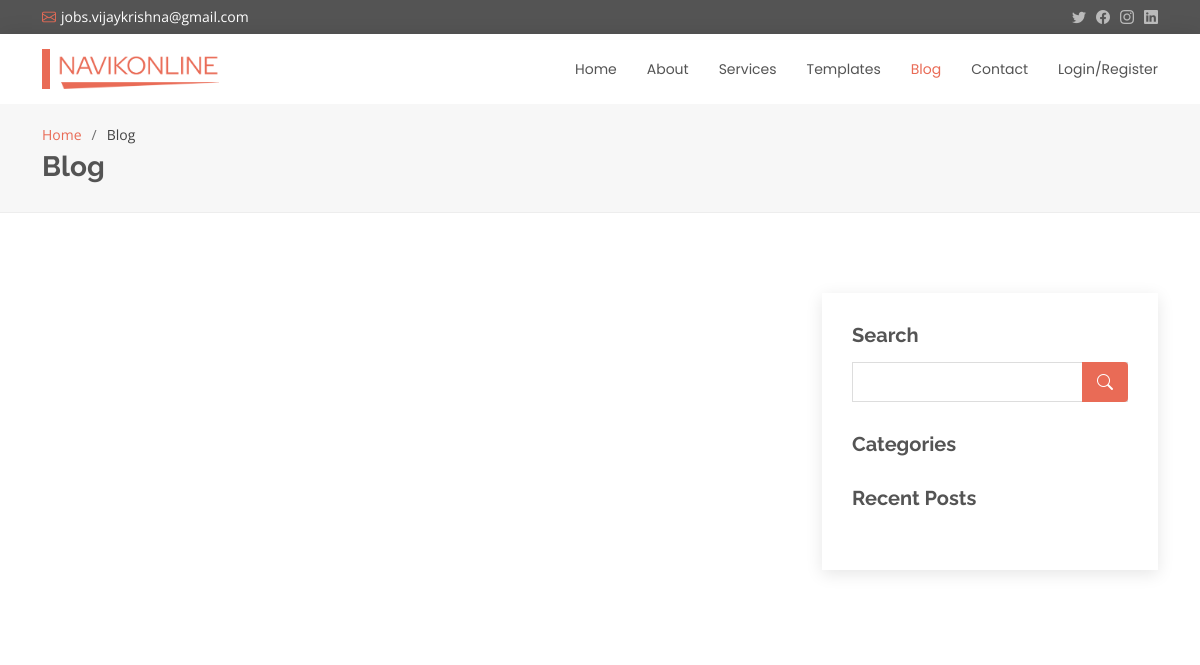
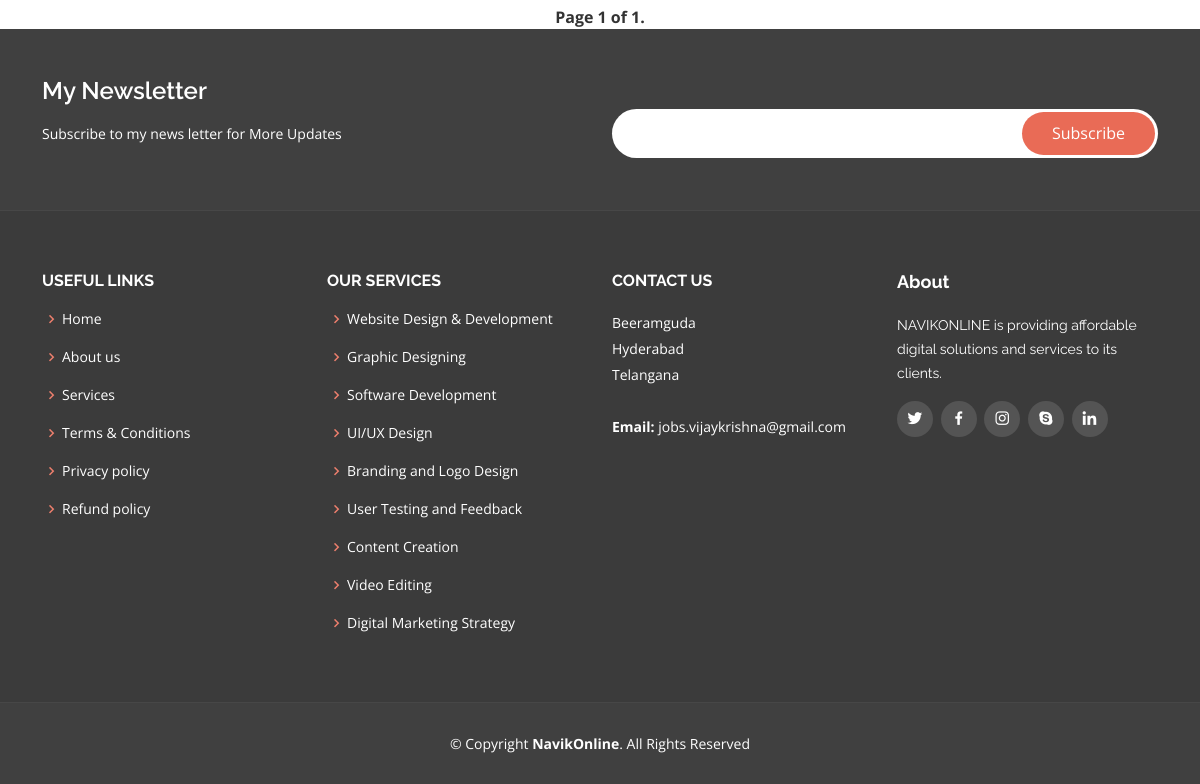
The page /blog/ on the database as committed earlier (2 pictures, top to bottom).
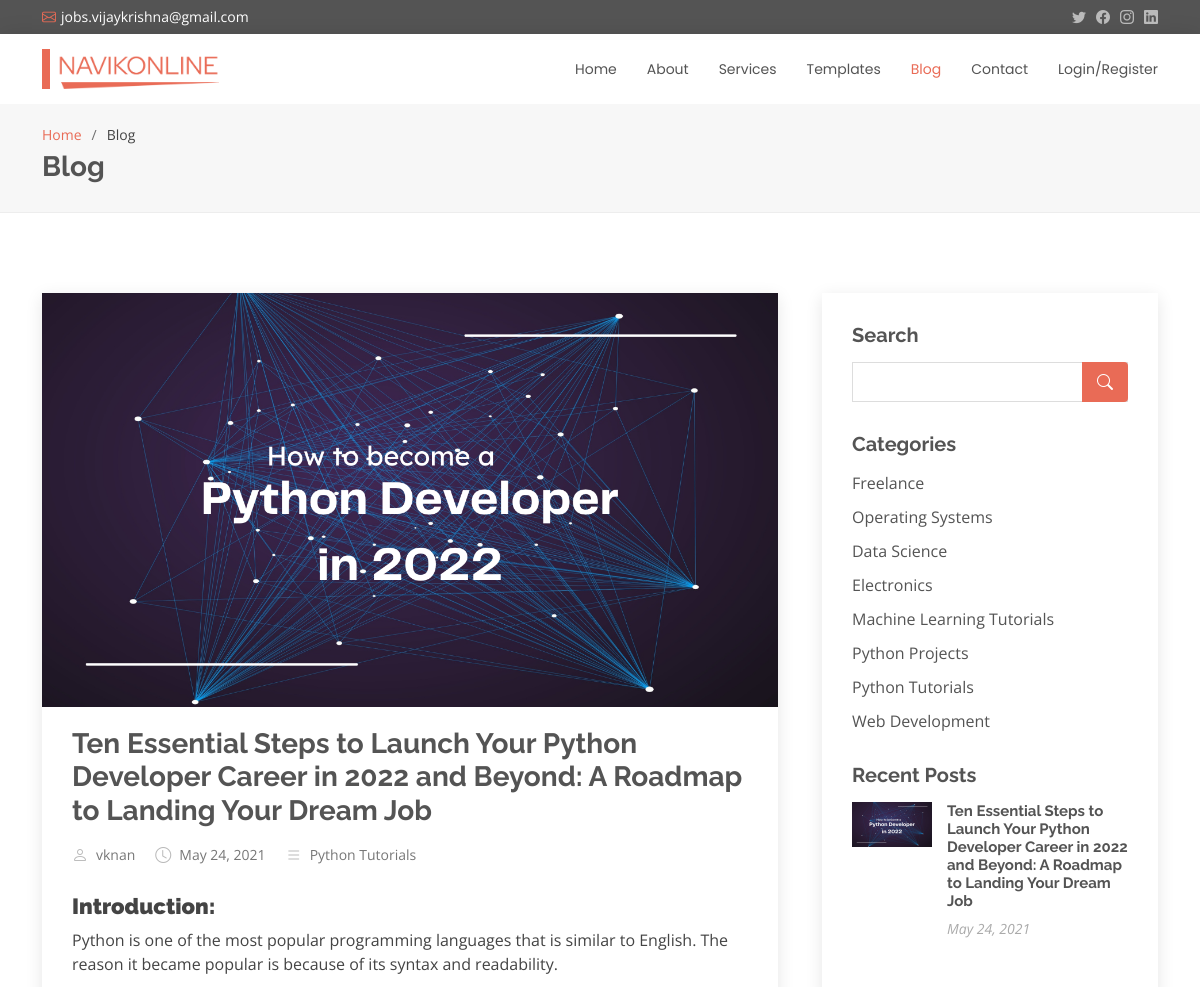
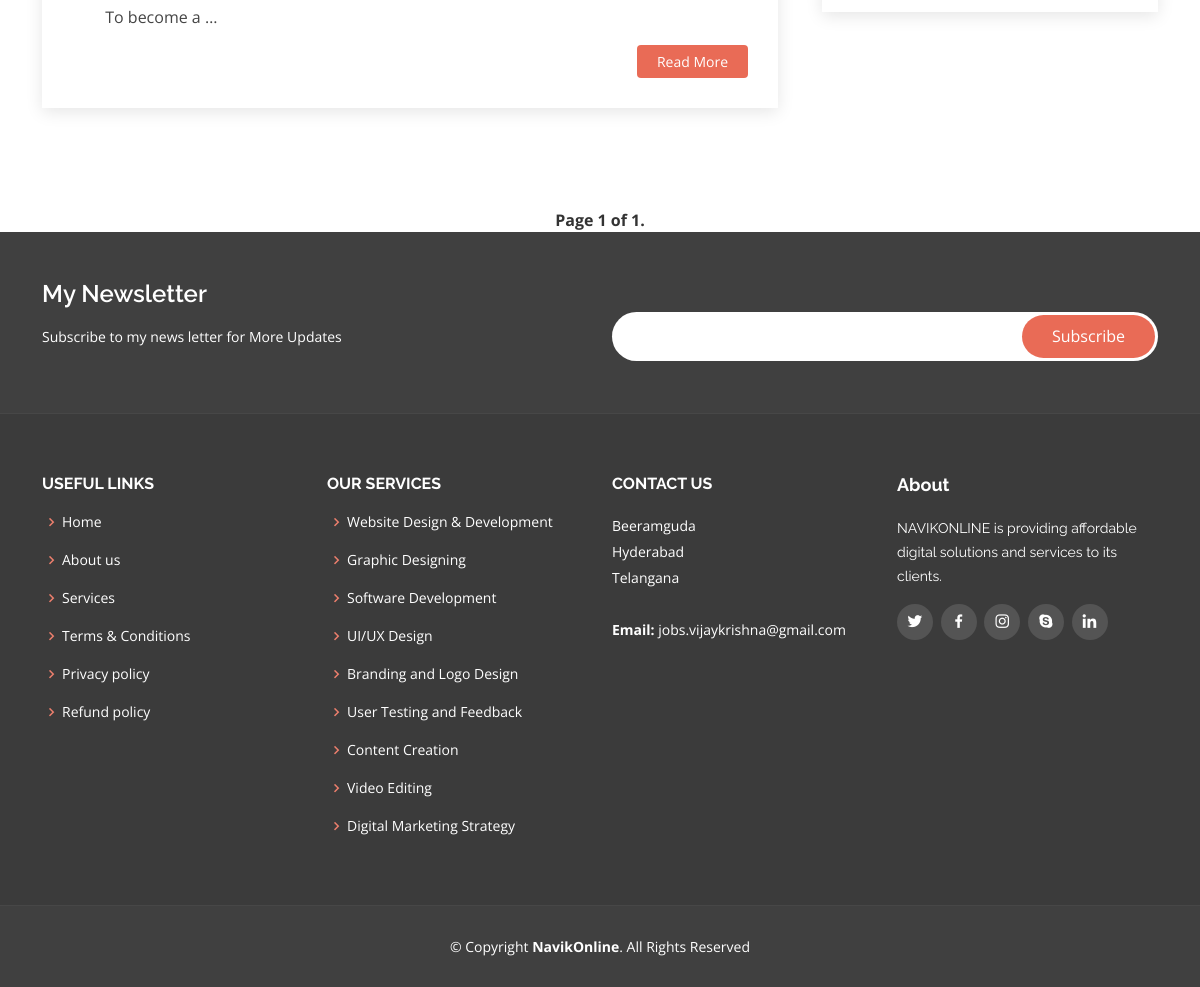
The same page on the database as committed later (2 pictures, top to bottom).
### myapp/models.py (models this page shows, shortened)
class Post(models.Model):
    category = models.ForeignKey(Category, on_delete=models.CASCADE, related_name = 'categories')
    user = models.ForeignKey(User, on_delete=models.CASCADE, related_name='users')
    title = models.CharField(max_length =255)
    thumbnail = models.ImageField(upload_to = 'post/thumbnail')
    description = RichTextField(blank=True, null = True)
    tags = models.CharField(max_length=255)
    posted_at = models.DateField(default = datetime.now)
    is_published = models.BooleanField(default = False)
    class Meta:
        verbose_name = ("Post")
        verbose_name_plural = ('Posts')

class Category(models.Model):
    name = models.CharField(max_length=255)
    created = models.DateTimeField(default = datetime.now)
    def __str__(self):
        return self.name
    class meta:
        verbose_name = 'Category'
        verbose_name_plural = 'Categories'

### myapp/views.py (the view)
# urls.py: path('blog/', views.pages.blog, name = 'blog'),
    @staticmethod
    def blog(request):
        category_name = request.GET.get('category')
        posts = Post.objects.filter(is_published=True)
        if category_name:
            posts = posts.filter(category__name=category_name)
        paginator = Paginator(posts, 10)
        page = request.GET.get('page')
        posts = paginator.get_page(page)
        categories = Category.objects.all()
        context = {
            'posts': posts,
            'categories': categories
        }
        return render(request, 'templates/pages/blog.html', context)

### templates/pages/blog.html (shortened to what this page needs)
{% load static %}
<!DOCTYPE html>
<html lang="en">
<head>
  <link href="{% static 'assets/vendor/animate.css/animate.min.css' %}" rel="stylesheet">
  <link href="{% static 'assets/vendor/bootstrap/css/bootstrap.min.css' %}" rel="stylesheet">
  <link href="{% static 'assets/vendor/bootstrap-icons/bootstrap-icons.css' %}" rel="stylesheet">
  <link href="{% static 'assets/vendor/boxicons/css/boxicons.min.css' %}" rel="stylesheet">
  <link href="{% static 'assets/vendor/glightbox/css/glightbox.min.css' %}" rel="stylesheet">
  <link href="{% static 'assets/vendor/swiper/swiper-bundle.min.css' %}" rel="stylesheet">
  <link href="{% static 'assets/css/style.css' %}" rel="stylesheet">
</head>
<body>
  <section id="topbar" class="d-flex align-items-center">
    <div class="container d-flex justify-content-center justify-content-md-between">
      <div class="contact-info d-flex align-items-center">
        <i class="bi bi-envelope d-flex align-items-center"><a href="mailto:jobs.vijaykrishna@gmail.com">jobs.vijaykrishna@gmail.com</a></i>
      </div>
      <div class="social-links d-none d-md-flex align-items-center">
        <a href="#" class="twitter"><i class="bi bi-twitter"></i></a>
        <a href="#" class="facebook"><i class="bi bi-facebook"></i></a>
        <a href="#" class="instagram"><i class="bi bi-instagram"></i></a>
        <a href="#" class="linkedin"><i class="bi bi-linkedin"></i></i></a>
      </div>
    </div>
  </section>
  <header id="header" class="d-flex align-items-center">
    <div class="container d-flex justify-content-between align-items-center">
      <div class="logo">
        <h1><a href="/"><img src="{% static 'assets/img/logo.png' %}" alt="logo"/></a></h1>
      </div>
      <nav id="navbar" class="navbar">
          {% if user.is_authenticated %}
          <ul>
            <li><a href="/">Home</a></li>
            <li><a class="active" href="{% url 'blog' %}">Blog</a></li>
            <li><a href="{% url 'Templates' %}">Templates</a></li>
            <li><a href="{% url 'logout' %}">Logout</a></li>
          </ul>
          {% else %}
          <ul>
            <li><a href="/">Home</a></li>
            <li><a href="{% url 'about' %}" >About</a></li>
            <li><a href="{% url 'services' %}">Services</a></li>
            <li><a href="{% url 'Templates' %}">Templates</a></li>
            <li><a class="active" href="{% url 'blog' %}">Blog</a></li>
            <li><a href="{% url 'contact' %}">Contact</a></li>
            <li><a href="{% url 'register' %}">Login/Register</a></li>
          </ul>
          {% endif %}
        </nav>
    </div>
  </header>
  <main id="main">
    <section id="breadcrumbs" class="breadcrumbs">
      <div class="container">
        <ol>
          <li><a href="/">Home</a></li>
          <li>Blog</li>
        </ol>
        <h2>Blog</h2>
      </div>
    </section>
    <section id="blog" class="blog" >
      <div class="container" data-aos="fade-up">
        <div class="row">
          <div class="col-lg-8 entries">
            {% for post in posts %}
            <article class="entry">
              <div class="entry-img">
                <img src="{{post.thumbnail.url}}" alt="" class="img-fluid">
              </div>
              <h2 class="entry-title">
                <a href="{% url 'blog_single' post.title %}">{{post.title}}</a>
              </h2>
              <div class="entry-meta">
                <ul>
                  <li class="d-flex align-items-center"><i class="bi bi-person"></i> <a href="{% url 'blog_single' post.title %}">{{post.user}}</a></li>
                  <li class="d-flex align-items-center"><i class="bi bi-clock"></i> <a href="{% url 'blog_single' post.title %}"><time >{{post.posted_at}}</time></a></li>
                  <li class="d-flex align-items-center"><i class="bi bi-list"></i> <a href="{% url 'blog_single' post.title %}">{{post.category}}</a></li>
                </ul>
              </div>
              <div class="entry-content">
                <p>
                  {{post.description|safe|truncatewords:"30"|linebreaks}}
                </p>
                <div class="read-more">
                  <a href="{% url 'blog_single' post.title %}">Read More</a>
                </div>
              </div>
            </article>
            {% endfor %}
          </div>
          <div class="col-lg-4">
            <div class="sidebar">
              <h3 class="sidebar-title">Search</h3>
              <div class="sidebar-item search-form">
                <form action="/search/" method="GET">{% csrf_token %}
                  <input type="text" name="q">
                  <button type="submit"><i class="bi bi-search"></i></button>
                </form>
              </div>
              <h3 class="sidebar-title">Categories</h3>
              <div class="sidebar-item categories">
                <ul>
                  {% for category in categories %}
                    <li><a href="/blog/?category={{ category.name }}">{{ category.name }} </a></li>
                  {% endfor %}
                </ul>
              </div>
              <h3 class="sidebar-title">Recent Posts</h3>
              <div class="sidebar-item recent-posts">
                {% for post in posts %}
                <div class="post-item clearfix">
                  <img src="{{post.thumbnail.url}}" alt="">
                  <h4><a href="{% url 'blog_single' post.title %}">{{post.title}}</a></h4>
                  <time datetime="{{post.posted_at}}">{{post.posted_at}}</time>
                </div>
                {% endfor %}
              </div>
            </div>
          </div>
        </div>
      </div>
    </section>
    <div class="pagination" >
      <span class="step-links" >
          <span class="current">
              Page {{ posts.number }} of {{ posts.paginator.num_pages }}.
          </span>
      </span>
  </div>
  </main>
  <footer id="footer">
    <div class="footer-newsletter">
      <div class="container">
        <div class="row">
          <div class="col-lg-6">
            <h4>My Newsletter</h4>
            <p>Subscribe to my news letter for More Updates</p>
          </div>
          <div class="col-lg-6">
            <form action="" method="post">
              <input type="email" name="email"><input type="submit" value="Subscribe">
            </form>
          </div>
        </div>
      </div>
    </div>
    <div class="footer-top">
      <div class="container">
        <div class="row">
          <div class="col-lg-3 col-md-6 footer-links">
            <h4>Useful Links</h4>
            <ul>
              <li><i class="bx bx-chevron-right"></i> <a href="{% url 'home' %}">Home</a></li>
              <li><i class="bx bx-chevron-right"></i> <a href="{% url 'about' %}">About us</a></li>
              <li><i class="bx bx-chevron-right"></i> <a href="{% url 'services' %}">Services</a></li>
              <li><i class="bx bx-chevron-right"></i> <a href="{% url 'termsandconditions' %}">Terms & Conditions</a></li>
              <li><i class="bx bx-chevron-right"></i> <a href="{% url 'privacypolicy' %}">Privacy policy</a></li>
              <li><i class="bx bx-chevron-right"></i> <a href="{% url 'refundpolicy' %}">Refund policy</a></li>
            </ul>
          </div>
          <div class="col-lg-3 col-md-6 footer-links">
            <h4>Our Services</h4>
            <ul>
              <li><i class="bx bx-chevron-right"></i> <a href="#">Website Design & Development</a></li>
              <li><i class="bx bx-chevron-right"></i> <a href="#">Graphic Designing</a></li>
              <li><i class="bx bx-chevron-right"></i> <a href="#">Software Development</a></li>
              <li><i class="bx bx-chevron-right"></i> <a href="#">UI/UX Design</a></li>
              <li><i class="bx bx-chevron-right"></i> <a href="#">Branding and Logo Design</a></li>
              <li><i class="bx bx-chevron-right"></i> <a href="#">User Testing and Feedback</a></li>
              <li><i class="bx bx-chevron-right"></i> <a href="#">Content Creation</a></li>
              <li><i class="bx bx-chevron-right"></i> <a href="#">Video Editing</a></li>
              <li><i class="bx bx-chevron-right"></i> <a href="#">Digital Marketing Strategy</a></li>
            </ul>
          </div>
          <div class="col-lg-3 col-md-6 footer-contact">
            <h4>Contact Us</h4>
            <p>
              Beeramguda<br>
              Hyderabad<br>
              Telangana<br><br>
              <strong>Email:</strong> jobs.vijaykrishna@gmail.com<br>
            </p>
          </div>
          <div class="col-lg-3 col-md-6 footer-info">
            <h3>About</h3>
            <p>NAVIKONLINE is providing affordable digital solutions and services to its clients.</p>
            <div class="social-links mt-3">
              <a href="#" class="twitter"><i class="bx bxl-twitter"></i></a>
              <a href="#" class="facebook"><i class="bx bxl-facebook"></i></a>
              <a href="#" class="instagram"><i class="bx bxl-instagram"></i></a>
              <a href="#" class="google-plus"><i class="bx bxl-skype"></i></a>
              <a href="#" class="linkedin"><i class="bx bxl-linkedin"></i></a>
            </div>
          </div>
        </div>
      </div>
    </div>
    <div class="container">
      <div class="copyright">
        &copy; Copyright <strong><span>NavikOnline</span></strong>. All Rights Reserved
      </div>
    </div>
  </footer>
</body>
</html>

Rows that differ between the two databases and show on the page:
added Post: thumbnail (picture), title "Ten Essential Steps to Launch Your Python Developer Career in 2022 and Beyond: A Roadmap to Landing Your Dream Job", user "vknan", posted_at "May 24, 2021", category "Python Tutorials", description "Introduction: Python is one of the most popular programming languages that is similar to English. The reason it became popular is because of its syntax and readability. To become a …"
added Category: name "Freelance"
added Category: name "Operating Systems"
added Category: name "Data Science"
added Category: name "Electronics"
added Category: name "Machine Learning Tutorials"
added Category: name "Python Projects"
added Category: name "Python Tutorials"
added Category: name "Web Development"
